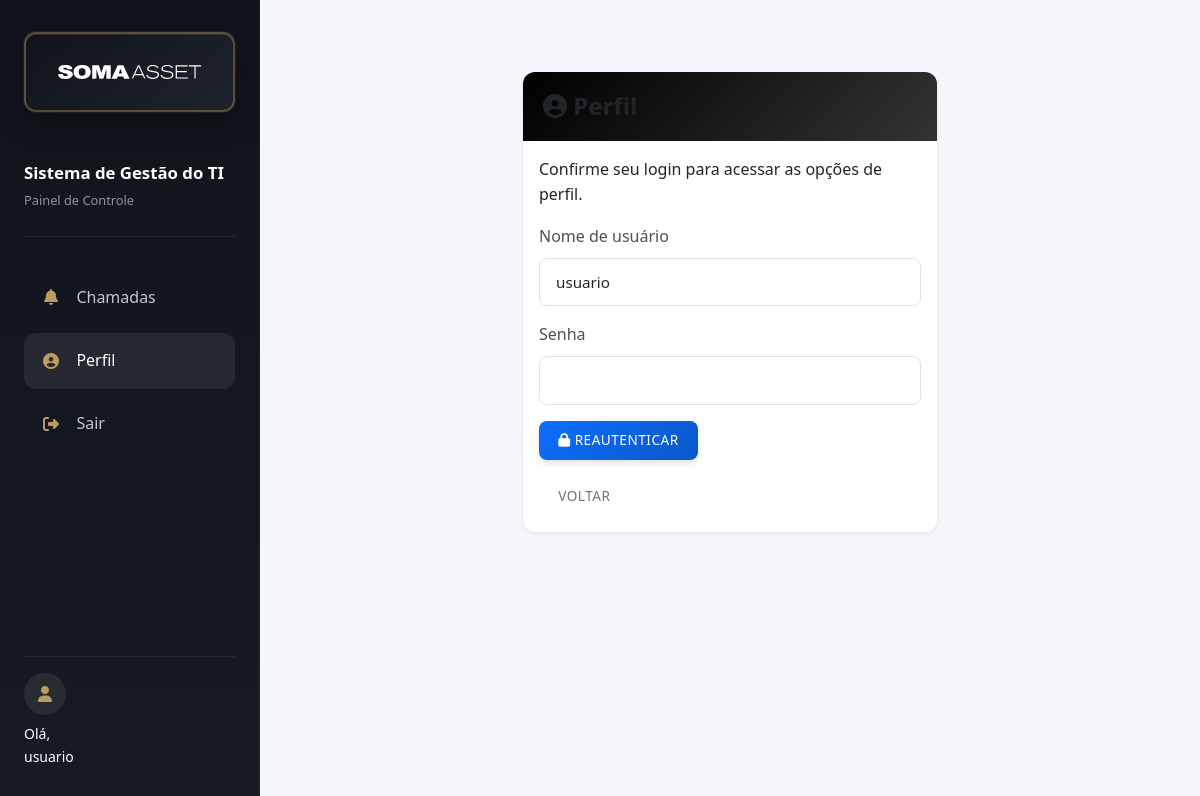
The page /perfil (signed in) on the database as committed earlier.
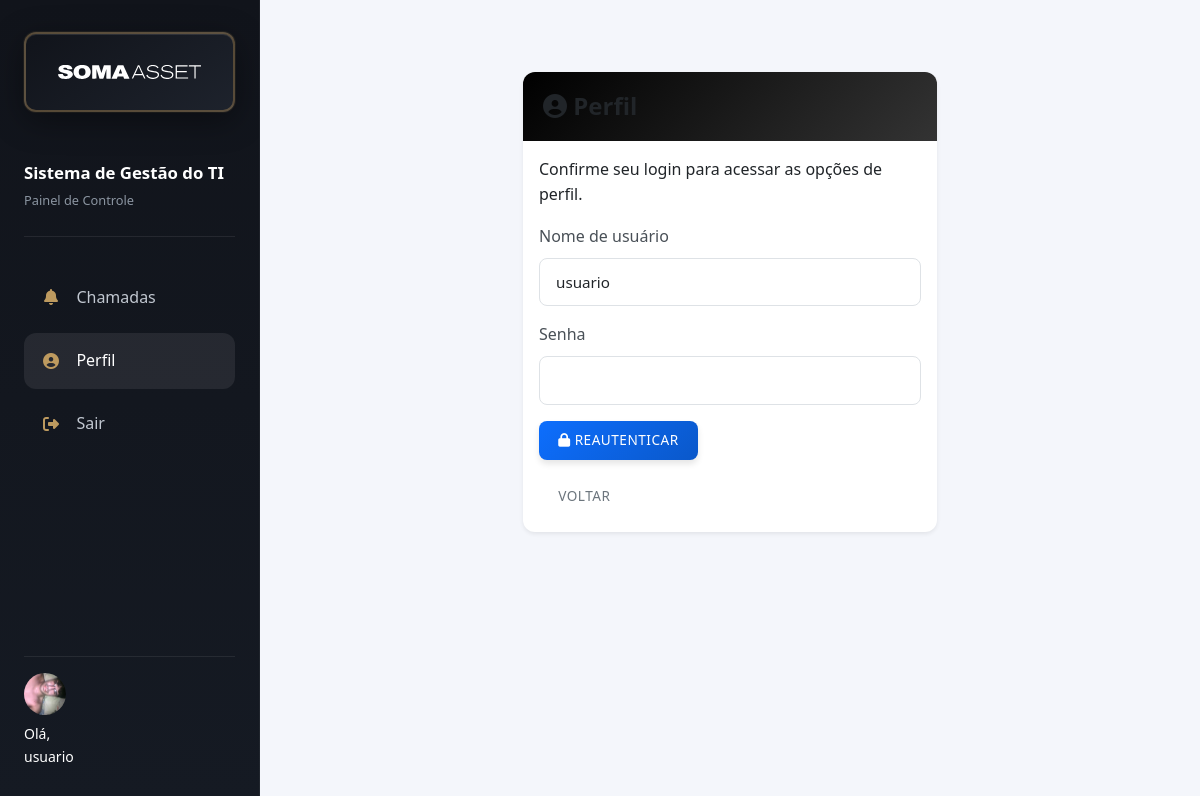
The same page on the database as committed later.
### app/models/__init__.py (models this page shows, shortened)
class User(db.Model, UserMixin):
    __tablename__ = 'users'
    id = db.Column(db.Integer, primary_key=True, autoincrement=True)
    username = db.Column(db.String(150), unique=True, nullable=False, index=True)
    password = db.Column(db.String(255), nullable=False)  # Aumentado para hash seguro
    role = db.Column(db.String(50), nullable=False, default='usuario')
    area = db.Column(db.String(255), nullable=False, default='')
    localizacao = db.Column(db.String(255), nullable=False, default='')
    ativo = db.Column(db.Boolean, default=True, nullable=False)  # Se usuário está ativo/bloqueado
    data_criacao = db.Column(db.DateTime, default=now_gmt3, nullable=False)
    data_atualizacao = db.Column(db.DateTime, default=now_gmt3, onupdate=now_gmt3)
    foto_perfil = db.Column(db.String(255), nullable=True)
    ultimo_login = db.Column(db.DateTime, nullable=True)
    tentativas_login_falhas = db.Column(db.Integer, default=0)  # Para detecção de força bruta
    bloqueado_ate = db.Column(db.DateTime, nullable=True)  # Bloqueio temporário após X tentativas
    chamadas = db.relationship('Chamada', backref='usuario', lazy=True, cascade='all, delete-orphan')
    @property
    def is_admin(self):
        return self.role == 'admin'
    @property
    def is_active(self):
        if not self.ativo:
            return False
        if self.bloqueado_ate:
            if datetime.now(timezone(timedelta(hours=-3))) < self.bloqueado_ate:
                return False
            self.bloqueado_ate = None
            db.session.commit()
        return True

### app/routes/auth.py (the view, shortened to what this page needs)
@auth_bp.route('/perfil', methods=['GET', 'POST'])
@login_required
def perfil():
    if session.get('perfil_verified'):
        return render_template('profile.html', usuario=current_user.username, foto_perfil=current_user.foto_perfil)
    if 'perfil_previous' not in session:
        anterior = request.referrer
        if anterior and not anterior.endswith(url_for('auth.perfil')):
            session['perfil_previous'] = anterior
        else:
            session['perfil_previous'] = url_for('main.index')
    return render_template('profile_auth.html', usuario=current_user.username)

### templates/profile_auth.html (shortened to what this page needs)
{% extends "base.html" %}
{% set active_page = 'perfil' %}
{% block content %}
    <div class="container py-5">
        <div class="row justify-content-center">
            <div class="col-md-6">
                <div class="card shadow-sm">
                    <div class="card-header bg-primary text-white">
                        <h4 class="mb-0"><i class="fas fa-user-circle"></i> Perfil</h4>
                    </div>
                    <div class="card-body">
                        <p>Confirme seu login para acessar as opções de perfil.</p>
                        <form method="POST" action="{{ url_for('auth.perfil') }}">
                            <div class="mb-3">
                                <label for="username" class="form-label">Nome de usuário</label>
                                <input type="text" class="form-control" id="username" name="username" required value="{{ usuario }}">
                            </div>
                            <div class="mb-3">
                                <label for="password" class="form-label">Senha</label>
                                <input type="password" class="form-control" id="password" name="password" required>
                            </div>
                            <button type="submit" class="btn btn-primary">
                                <i class="fas fa-lock"></i> Reautenticar
                            </button>
                        </form>
                        <div class="mt-3">
                            <a href="{{ url_for('main.index') }}" class="btn btn-outline-secondary">Voltar</a>
                        </div>
                    </div>
                </div>
            </div>
        </div>
    </div>
{% endblock %}

### templates/base.html (shortened to what this page needs)
<!DOCTYPE html>
<html lang="pt-BR">
<head>
    <link href="https://cdn.jsdelivr.net/npm/bootstrap@5.3.0/dist/css/bootstrap.min.css" rel="stylesheet">
    <link href="https://cdnjs.cloudflare.com/ajax/libs/font-awesome/6.4.0/css/all.min.css" rel="stylesheet">
    <link rel="stylesheet" href="{{ url_for('static', filename='css/style.css') }}">
</head>
<body>
    <div class="app-shell">
        <aside class="dashboard-sidebar">
            <button class="sidebar-toggle" id="sidebarToggle" aria-label="Fechar menu">
                <div class="sidebar-toggle-content">
                    <img src="{{ url_for('static', filename='img/SomaAssetLogoDark.svg') }}" alt="Menu" class="sidebar-toggle-logo" />
                </div>
            </button>
            <div class="sidebar-brand d-flex align-items-center">
                <div>
                    <span class="brand-name">Sistema de Gestão do TI</span>
                    <small class="brand-tag">Painel de Controle</small>
                </div>
            </div>
            <nav class="sidebar-nav">
                {% if current_user.is_admin %}
                <a class="sidebar-link {% if active_page == 'dashboard' %}active{% endif %}" href="{{ url_for('main.index') }}" onclick="navigateToSection('dashboard', '{{ url_for('main.index') }}'); return false;">
                    <i class="fas fa-chart-line"></i>
                    <span>Dashboard</span>
                </a>
                <a class="sidebar-link {% if active_page == 'admin' %}active{% endif %}" href="{{ url_for('main.admin') }}">
                    <i class="fas fa-shield-alt"></i>
                    <span>Admin</span>
                </a>
                {% else %}
                <a class="sidebar-link {% if active_page == 'chamadas' %}active{% endif %}" href="{{ url_for('main.index') }}" onclick="navigateToSection('chamadas', '{{ url_for('main.index') }}'); return false;">
                    <i class="fas fa-bell"></i>
                    <span>Chamadas</span>
                </a>
                {% endif %}
                <a class="sidebar-link {% if active_page == 'perfil' %}active{% endif %}" href="{{ url_for('auth.perfil') }}">
                    <i class="fas fa-user-circle"></i>
                    <span>Perfil</span>
                </a>
                <a class="sidebar-link" href="{{ url_for('auth.logout') }}">
                    <i class="fas fa-sign-out-alt"></i>
                    <span>Sair</span>
                </a>
            </nav>
            <div class="sidebar-footer">
                <div class="sidebar-user">
                    <div class="user-avatar">
                        {% if current_user.foto_perfil %}
                        <img src="{{ url_for('static', filename='uploads/avatars/' + current_user.foto_perfil) }}" alt="Foto de perfil">
                        {% else %}
                        <i class="fas fa-user"></i>
                        {% endif %}
                    </div>
                    <div class="sidebar-user-info">
                        <p class="mb-0 text-white small">Olá,</p>
                        <p class="mb-0 text-white small sidebar-user-name">{{ current_user.username|default('Usuário', true) }}</p>
                    </div>
                </div>
            </div>
        </aside>
        <div class="content-area">
            <main class="main-content container-fluid py-4">
                {% block content %}{% endblock %}
            </main>
        </div>
    </div>
</body>
</html>

Rows that differ between the two databases and show on the page:
changed User "usuario": foto_perfil: picture added; foto_perfil empty → "user_2_1776611294.jpg" (drawn)
